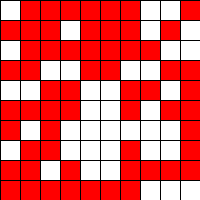
Frame 1 (no input)
Frame 60 (the mouse pressed at the canvas centre just before this capture): identical to frame 1, image omitted
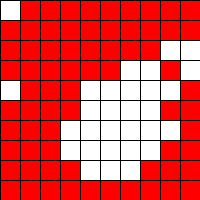
Frame 120 (the mouse held since frame 60 and released just before this capture)

The Processing sketch that drew these frames (run headless with seeded random() and noise(); from frame 60 on, the mouse is pressed at the canvas centre):

// Processing sketch: symulacja2
// ── symulacja2.pde
//Control parameters
float Ones=0.5; //How many "ones" in the array
int N=10;       //array side

//For visualisation
int S=20;       //cell width & height
boolean ready=true;//help for do one step at a time

//2D "World" of individuals
int A[][] = new int[N][N];

//Initialisation
void setup()
{
  size(200,200);
  S=width/N;
  
  for(int i=0;i<N;i++)
   for(int j=0;j<N;j++)
   if( random(0,1) < Ones )
    A[i][j]=1;
    else
    A[i][j]=-1;
}

void DoMonteCarloStep()//Implementation of model dynamic
{
   for(int a=0;a<N*N;a++) //as many times as number of cells 
   {
     int i=int(random(N));
     int j=int(random(N));
     
     int impact=0; //Calculate summ of impacts
     for(int m=i-1;m<=i+1;m++)
      for(int n=j-1;n<=j+1;n++)
      {
        int p=(m+N)%N;
        int r=(n+N)%N;
        impact+=A[p][r];
      }
  
     if(impact>=0)//Never 0 for Moore!
       A[i][j]=1;
       else
       A[i][j]=-1;    
   }
}

//Running - visualisation and dynamics
void draw()
{
 for(int i=0;i<N;i++)//visualisation
  for(int j=0;j<N;j++)
  {
    if(A[i][j]==1)
    {
      fill(255,0,0);
    }
    else
    {
      fill(255);
    }
    rect(i*S,j*S,S,S);
  }  
  
  if(mousePressed==true)//if something on input
  {
    if(ready==true)//Is it needed?
    {
      DoMonteCarloStep();//dynamics
      ready=false;
    }
  }
  else
  {
    ready=true;
  }
}
